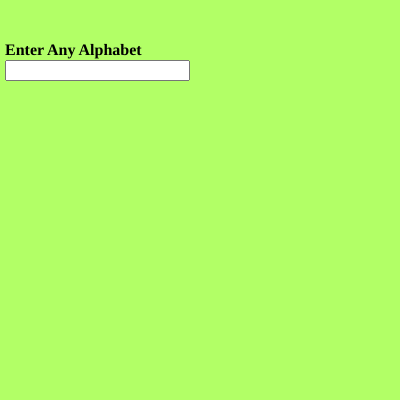
Frame 1 (no input)
Frame 60 (no input): identical to frame 1, image omitted
Frame 120 (the mouse pressed at the canvas centre since frame 60): identical to frame 1, image omitted

The p5.js sketch that drew this single still picture (run headless with seeded random() and noise() and a simulated clock; from frame 60 on, the mouse is pressed at the canvas centre):

// p5.js sketch
// ── sketch.js
//Type a value(Alphabets)in the console window and find if its a vowel or not if not print please enter any charecter
var input,heading;


function setup() 
{
  createCanvas(400, 400);
  background(178,255,102);
  input=createInput()
  input.position(5,60)
  heading=createElement("h4","Enter Any Alphabet")
  heading.position(5,20)
}

function draw() {
var value=input.value()
switch(value)
{
case "a":
console.log("its a vowel")
break
case "e":
console.log("its a vowel")
break
case "i":
console.log("its a vowel")
break
case "o":
console.log("its a vowel")
break
case "u":
console.log("its a vowel")
break
case "":
break
default:
console.log("please enter any charecter")
break
} 
}
